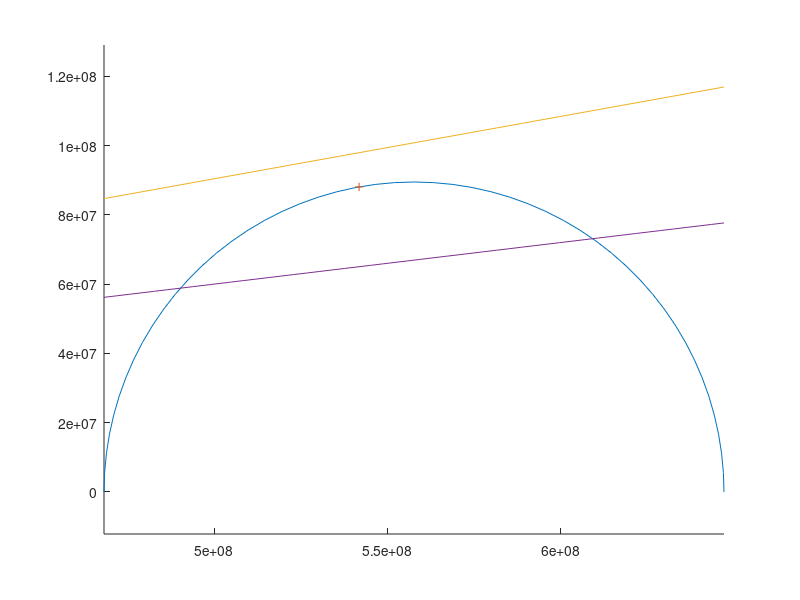

This figure's MATLAB source:
function computeStressAochi()

strikeslip=false;
%sumatra hypocenter: strike 309 dip: -19
strike_rad = 309.*pi/180.
dip_rad= -19.*pi/180. 
%Material Parameter
rho=2670-1000;
g=9.8;
z=30e3;
cohesion = 0.4e6;
%intial level of stress (A5, Aochi and Madariaga 2003)
R=0.7;
%friction coefficients
mu_st=0.18;
mu_dy=0.12;


sigmazz=rho * g *z;

%most favorable direction (A4, AM2003)
Phi = pi/4.-0.5*atan(mu_st);

s2=sin(2.*Phi);
c2=cos(2.*Phi);

if (strikeslip==true)
    P=sigmazz;
    %ds (delta_sigma) is computed assuming that P=sigzz (A6, Aochi and Madariaga 2003)
    ds =  (mu_dy * P + R*(cohesion + (mu_st-mu_dy)*P)) / (s2 + mu_dy*c2 + R*(mu_st-mu_dy)*c2);
    sm=P;
    sii(1)= P + ds
    sii(2)= P
    sii(3)= P - ds
    
else % reverse fault

    c2bis = c2 - cos(2.*(Phi+dip_rad));
    %ds (delta_sigma) is deduced from R (A5, Aochi and Madariaga 2003), 
    %assuming that sig1 and sig3 are in the yz plane
    %sigzz and sigma_ini are then related by a phi+dip rotation (using A3, AM03)
    %sigmazz = sm  - ds * cos(2.*(Phi+dip_rad))
    %Now we have to assume that P = sm (not any more equal to sigmazz) 
    %and we can obtain the new expression of ds: 
    ds =  (mu_dy * sigmazz + R*(cohesion + (mu_st-mu_dy)*sigmazz)) / (s2 + mu_dy*c2bis + R*(mu_st-mu_dy)*c2bis);
    sm =  sigmazz + ds * cos(2.*(Phi+dip_rad));
    
    sii(1)= sm + ds
    %could be any value between sig1 and sig3
    sii(2)= sm
    sii(3)= sm - ds
end

%stress in the fault coordinate system
twoTheta_rad=2*Phi;
%different signs when comparing with the theory (tensor rotation)
% but it is because sigma1 on 2nd coordinate and sigma 3 on 1st coordinate
sigma_ini = sm - ds * cos(twoTheta_rad)
tau_ini = ds * sin(twoTheta_rad)
    
if (strikeslip==true)
    
    %stress in the cartesian coordinate system
    %pi/2- comes from the awkward convention on strike
    phi_xyz=-pi/2+ strike_rad + Phi;
    
%     twoTheta_rad = 2*phi_xyz;
%     sigmaxx_prime = sm - ds * cos(twoTheta_rad) 
%     sigmayy_prime = sm + ds * cos(twoTheta_rad) 
%     tauxy_prime = ds * sin(twoTheta_rad)

%     b11=sigmaxx_prime/P
%     b33=sigmayy_prime/P
%     b13=tauxy_prime/P
    
    c=cos(phi_xyz);
    s=sin(phi_xyz);
    R=[[c -s 0];[s c 0];[0 0 1]];
    Stress=[[sii(1) 0 0];[0 sii(3) 0];[0 0 sii(2)]];
    %minus sign to put in seissol convention
    Stress_cartesian = -R*Stress*(R')
    seissolInput = sprintf('%e,%e,%e,%e,%e,%e\n', Stress_cartesian(1,1),Stress_cartesian(2,2),Stress_cartesian(3,3),Stress_cartesian(1,2),Stress_cartesian(2,3),Stress_cartesian(1,3))
    %just for checking that everything is correct (if strike=0)
    Ratio_strike0 = (-Stress_cartesian(1,2)-mu_dy*Stress_cartesian(1,1))/(-cohesion + (mu_st-mu_dy)*Stress_cartesian(1,1))
    Stress_cartesian_norm=Stress_cartesian/sigmazz
    
else %faille inverse
    %stress in the cartesian coordinate system
    phi_xyz=dip_rad+Phi;
    twoTheta_rad = 2.*phi_xyz;
    %sigmaxx_prime = sa + sb * cos(twoTheta_rad) + tauxy * sin(twoTheta_rad)
    %sigmayy_prime = sa + sb * cos(twoTheta_rad) - tauxy * sin(twoTheta_rad)
    %tauxy_prime = -sb * sin(twoTheta_rad) + tauxy * cos(twoTheta_rad)

%     sigmayy_prime = sm + ds * cos(twoTheta_rad) 
%     sigmazz_prime = sm - ds * cos(twoTheta_rad) 
%     tauxz_prime = ds * sin(twoTheta_rad)
%     fprintf('sigmaxx_prime to be taken in range :%e %e\n',sii(1),sii(3))
%     %par exemple
%     sigmaxx_prime = sm
%     Stress=[[sigmaxx_prime 0 0];[0 sigmayy_prime tauxz_prime];[0 tauxz_prime sigmazz_prime]]
%     b11=sigmayy_prime/sigmazz
%     b33=sigmazz_prime/sigmazz
%     fprintf('b22 to be taken in range :%f %f\n',sii(1)/sigmazz,sii(3)/sigmazz)    
%     b13=tauxz_prime/sigmazz

    Stress=-[[sii(1) 0 0];[0 sii(2) 0];[0 0 sii(3)]]

    %first rotation: in xz plane
    phi_xyz=-(dip_rad+Phi);
    c=cos(phi_xyz);
    s=sin(phi_xyz);
    %R1=[[1 0 0];[0 c -s];[0 s c]]
    R1=[[c 0 s];[0 1 0];[-s 0 c]]
    
    %I cant explain the minus sign...
    c=cos(-strike_rad);
    s=sin(-strike_rad);
    %c=cos(pi/2-strike_rad);
    %s=sin(pi/2-strike_rad);  
    R2=[[c -s 0];[s c 0];[0 0 1]]
    %R1*Stress*(R1')

    %here it seems not right
    Stress_cartesian = R2*R1*Stress*(R1')*(R2')
    seissolInput = sprintf('%e,%e,%e,%e,%e,%e\n', Stress_cartesian(1,1),Stress_cartesian(2,2),Stress_cartesian(3,3),Stress_cartesian(1,2),Stress_cartesian(2,3),Stress_cartesian(1,3))
    Stress_cartesian_norm=-Stress_cartesian/sigmazz
end
    


%Centers of Mohr circles
C(1)=0.5*(sii(2)+sii(3));
C(2)=0.5*(sii(1)+sii(3));
C(3)=0.5*(sii(1)+sii(2));
%radius of Mohr circles
R(1)=abs(0.5*(sii(2)-sii(3)));
R(2)=abs(0.5*(sii(1)-sii(3)));
R(3)=abs(0.5*(sii(1)-sii(2)));


circle(C(2),0.,R(2));

% for i=1:3,
%    circle(C(i),0.,R(i));
% end

hold on

%current stress state
plot(sigma_ini,tau_ini,'+')

%static friction
x=linspace(min(sii),max(sii),50);
y=cohesion+mu_st*x;
plot(x,y)
%dynamic friction
y=mu_dy*x;
plot(x,y)
axis equal



function h = circle(x,y,r)

    hold on

    th = 0:pi/50:pi;

    xunit = r * cos(th) + x;

    yunit = r * sin(th) + y;

    h = plot(xunit, yunit);

    hold off
    return

